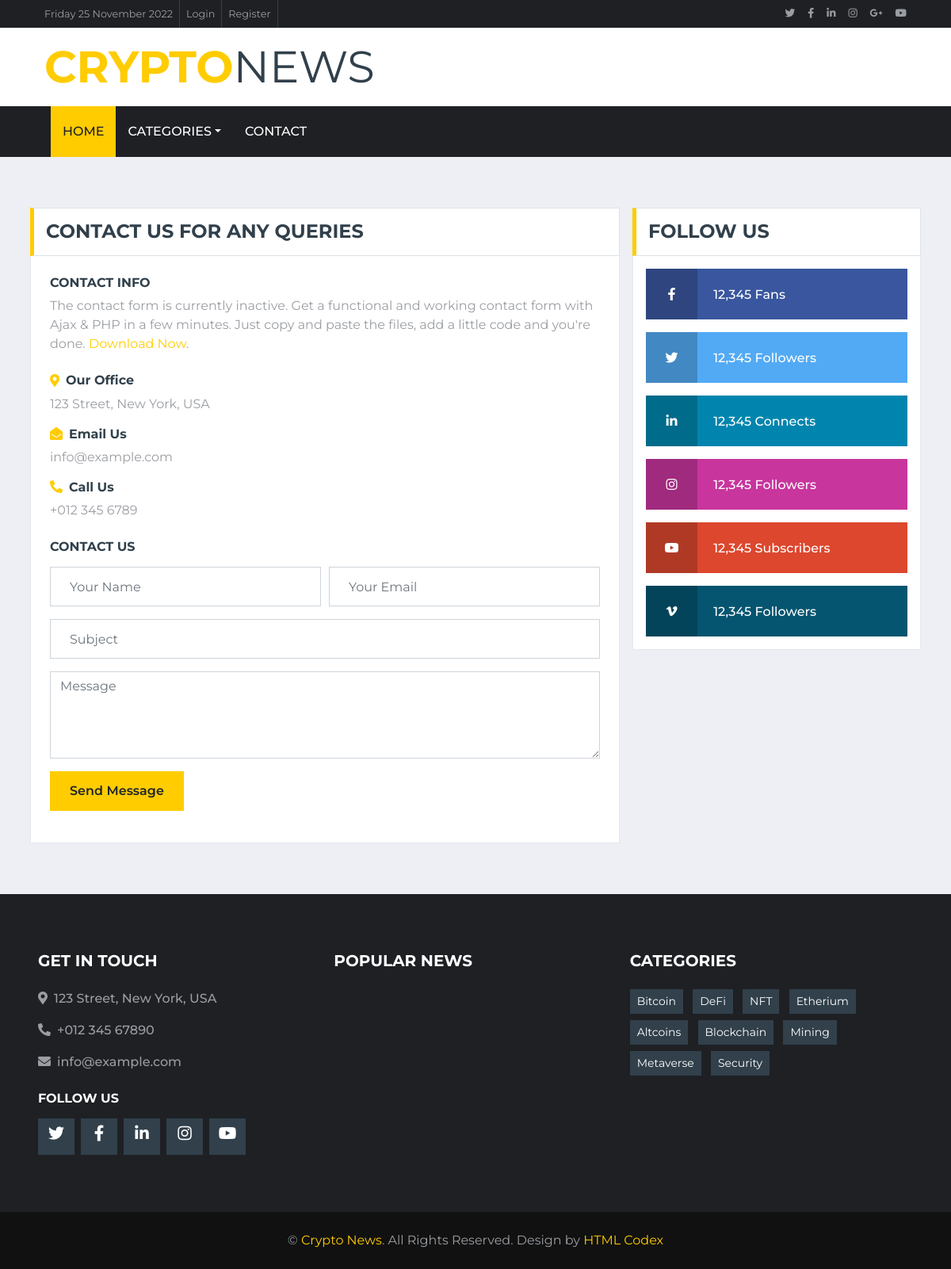
Page /contact/ on the committed database.
### api/models.py (models this page shows)
class Category(models.Model):
    title = models.CharField(max_length = 200)
    def __str__(self):
        return self.title

### api/views.py (the view, shortened to what this page needs)
# urls.py: path('contact/', views.Contact.as_view(), name='contact'),
class Contact(FormView):
    context_object_name = 'data'
    categories = Category.objects.all()
    form_class = ContactForm
    template_name = "contact.html"
    success_url = 'index'
    def get_context_data(self, **kwargs):
        context = super().get_context_data(**kwargs)
        context['categories'] = self.categories
        try:
            context['message'] = self.message
        except:
            pass
        return context

### api/forms.py
class ContactForm(forms.ModelForm):
    class Meta:
        model = Contact
        fields = '__all__'

### api/templates/contact.html (shortened to what this page needs)
{% extends 'base.html' %}
{% load static %}
{% block body %}
    <div class="container-fluid mt-5 pt-3">
        <div class="container">
            <div class="row">
                <div class="col-lg-8">
                    <div class="section-title mb-0">
                        <h4 class="m-0 text-uppercase font-weight-bold">Contact Us For Any Queries</h4>
                    </div>
                    <div class="bg-white border border-top-0 p-4 mb-3">
                        <div class="mb-4">
                            <h6 class="text-uppercase font-weight-bold">Contact Info</h6>
                            <p class="mb-4">The contact form is currently inactive. Get a functional and working contact form with Ajax & PHP in a few minutes. Just copy and paste the files, add a little code and you're done. <a href="https://htmlcodex.com/contact-form">Download Now</a>.</p>
							<div class="mb-3">
                                <div class="d-flex align-items-center mb-2">
                                    <i class="fa fa-map-marker-alt text-primary mr-2"></i>
                                    <h6 class="font-weight-bold mb-0">Our Office</h6>
                                </div>
                                <p class="m-0">123 Street, New York, USA</p>
                            </div>
                            <div class="mb-3">
                                <div class="d-flex align-items-center mb-2">
                                    <i class="fa fa-envelope-open text-primary mr-2"></i>
                                    <h6 class="font-weight-bold mb-0">Email Us</h6>
                                </div>
                                <p class="m-0">info@example.com</p>
                            </div>
                            <div class="mb-3">
                                <div class="d-flex align-items-center mb-2">
                                    <i class="fa fa-phone-alt text-primary mr-2"></i>
                                    <h6 class="font-weight-bold mb-0">Call Us</h6>
                                </div>
                                <p class="m-0">+012 345 6789</p>
                            </div>
                        </div>
                        <h6 class="text-uppercase font-weight-bold mb-3">Contact Us</h6>
                        <form action="#" method="post">
                            <div class="form-row">
                                <div class="col-md-6">
                                    <div class="form-group">
                                        <input name="name" type="text" class="form-control p-4" placeholder="Your Name" required="required"/>
                                    </div>
                                </div>
                                <div class="col-md-6">
                                    <div class="form-group">
                                        <input name="email" type="email" class="form-control p-4" placeholder="Your Email" required="required"/>
                                    </div>
                                </div>
                            </div>
                            <div class="form-group">
                                <input name="subject" type="text" class="form-control p-4" placeholder="Subject" required="required"/>
                            </div>
                            <div class="form-group">
                                <textarea name="message" class="form-control" rows="4" placeholder="Message" required="required"></textarea>
                            </div>
                            <div>
                                <button class="btn btn-primary font-weight-semi-bold px-4" style="height: 50px;"
                                    type="submit">Send Message</button>
                            </div>
                        </form>
                    </div>
                </div>
                <div class="col-lg-4">
                    <div class="mb-3">
                        <div class="section-title mb-0">
                            <h4 class="m-0 text-uppercase font-weight-bold">Follow Us</h4>
                        </div>
                        <div class="bg-white border border-top-0 p-3">
                            <a href="" class="d-block w-100 text-white text-decoration-none mb-3" style="background: #39569E;">
                                <i class="fab fa-facebook-f text-center py-4 mr-3" style="width: 65px; background: rgba(0, 0, 0, .2);"></i>
                                <span class="font-weight-medium">12,345 Fans</span>
                            </a>
                            <a href="" class="d-block w-100 text-white text-decoration-none mb-3" style="background: #52AAF4;">
                                <i class="fab fa-twitter text-center py-4 mr-3" style="width: 65px; background: rgba(0, 0, 0, .2);"></i>
                                <span class="font-weight-medium">12,345 Followers</span>
                            </a>
                            <a href="" class="d-block w-100 text-white text-decoration-none mb-3" style="background: #0185AE;">
                                <i class="fab fa-linkedin-in text-center py-4 mr-3" style="width: 65px; background: rgba(0, 0, 0, .2);"></i>
                                <span class="font-weight-medium">12,345 Connects</span>
                            </a>
                            <a href="" class="d-block w-100 text-white text-decoration-none mb-3" style="background: #C8359D;">
                                <i class="fab fa-instagram text-center py-4 mr-3" style="width: 65px; background: rgba(0, 0, 0, .2);"></i>
                                <span class="font-weight-medium">12,345 Followers</span>
                            </a>
                            <a href="" class="d-block w-100 text-white text-decoration-none mb-3" style="background: #DC472E;">
                                <i class="fab fa-youtube text-center py-4 mr-3" style="width: 65px; background: rgba(0, 0, 0, .2);"></i>
                                <span class="font-weight-medium">12,345 Subscribers</span>
                            </a>
                            <a href="" class="d-block w-100 text-white text-decoration-none" style="background: #055570;">
                                <i class="fab fa-vimeo-v text-center py-4 mr-3" style="width: 65px; background: rgba(0, 0, 0, .2);"></i>
                                <span class="font-weight-medium">12,345 Followers</span>
                            </a>
                        </div>
                    </div>
                </div>
            </div>
        </div>
    </div>
    {% endblock %}

### api/templates/footer.html (shortened to what this page needs)
{% load static %}
        <div class="container-fluid bg-dark pt-5 px-sm-3 px-md-5 mt-5">
            <div class="row py-4">
                <div class="col-lg-4 col-md-6 mb-5">
                    <h5 class="mb-4 text-white text-uppercase font-weight-bold">Get In Touch</h5>
                    <p class="font-weight-medium"><i class="fa fa-map-marker-alt mr-2"></i>123 Street, New York, USA</p>
                    <p class="font-weight-medium"><i class="fa fa-phone-alt mr-2"></i>+012 345 67890</p>
                    <p class="font-weight-medium"><i class="fa fa-envelope mr-2"></i>info@example.com</p>
                    <h6 class="mt-4 mb-3 text-white text-uppercase font-weight-bold">Follow Us</h6>
                    <div class="d-flex justify-content-start">
                        <a class="btn btn-lg btn-secondary btn-lg-square mr-2" href="#"><i class="fab fa-twitter"></i></a>
                        <a class="btn btn-lg btn-secondary btn-lg-square mr-2" href="#"><i class="fab fa-facebook-f"></i></a>
                        <a class="btn btn-lg btn-secondary btn-lg-square mr-2" href="#"><i class="fab fa-linkedin-in"></i></a>
                        <a class="btn btn-lg btn-secondary btn-lg-square mr-2" href="#"><i class="fab fa-instagram"></i></a>
                        <a class="btn btn-lg btn-secondary btn-lg-square" href="#"><i class="fab fa-youtube"></i></a>
                    </div>
                </div>
                <div class="col-lg-4 col-md-6 mb-5">
                    <h5 class="mb-4 text-white text-uppercase font-weight-bold">Popular News</h5>
                </div>
                <div class="col-lg-4 col-md-6 mb-5">
                    <h5 class="mb-4 text-white text-uppercase font-weight-bold">Categories</h5>
                    <div class="m-n1">
                        {% for category in categories %}
                            <a href="/category/{{category.title}}" class="btn btn-sm btn-secondary m-1">{{category.title}}</a>
                        {% endfor %}
                    </div>
                </div>
            </div>
        </div>
        <div class="container-fluid py-4 px-sm-3 px-md-5" style="background: #111111;">
            <p class="m-0 text-center">&copy; <a href="{% url 'index' %}">Crypto News</a>. All Rights Reserved.
            Design by <a href="https://htmlcodex.com">HTML Codex</a></p>
        </div>
    </body>
    </html>

### rows in the picture
Category: title "Bitcoin"
Category: title "DeFi"
Category: title "NFT"
Category: title "Etherium"
Category: title "Altcoins"
Category: title "Blockchain"
Category: title "Mining"
Category: title "Metaverse"
Category: title "Security"
